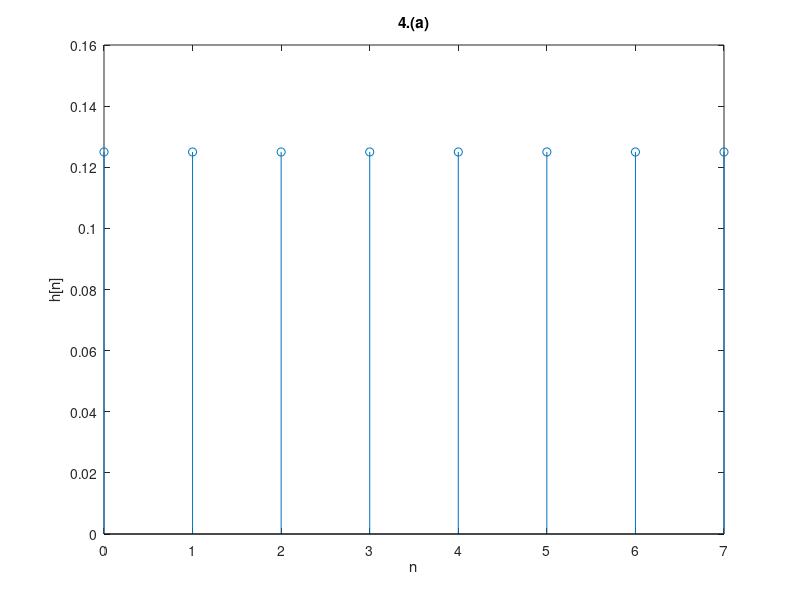

This chart was generated by the following MATLAB code:
%4.(a)
M=8;%8-pt moving average
n=0:1:7;%脈衝在n=0,1...7有值
h=ones(1,8)/M;%設定陣列長度8,值為1/8
stem(n,h);%n,h為相同長度陣列下,畫出二維的圖形,其中n跟h的值在index互相對應
title('4.(a)');
xlabel('n');
ylabel('h[n]');